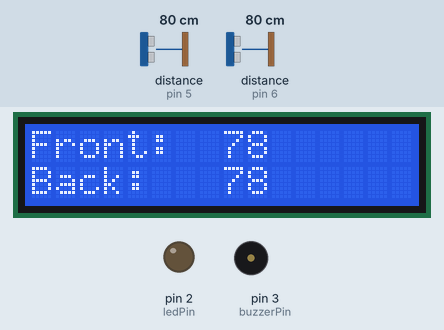
This sketch was run on a simulated Arduino Uno, built with avr-gcc and run on an emulated ATmega328P. On the bench: 16×2 character LCD, output pins drawn as LEDs (lit = HIGH), buzzer (waves = sounding). Wiring (inferred from the names in the program): 2 × ultrasonic range finder: trigger pin 4, echo pin 5 / trigger pin 9, echo pin 6. Dashed ring = blinking. Inputs (shaded band) come from the test bench; at power-on: distance to the obstacle (sensors on pin 5, pin 6) 80 cm. The echo pulse lasts 58.3 µs per cm; pins used as bus, display or sensor lines are not drawn; what the sketch prints to the serial monitor is not drawn.

Above: at 1.2 s.
1.3 s: distance to the obstacle (sensor on pin 5) set to 56 cm
At 2.7 s:
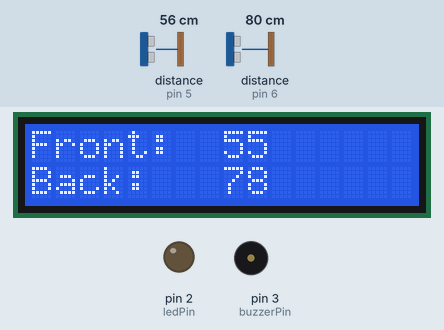
3.0 s: distance to the obstacle (sensor on pin 5) set to 47 cm
At 3.19 s:
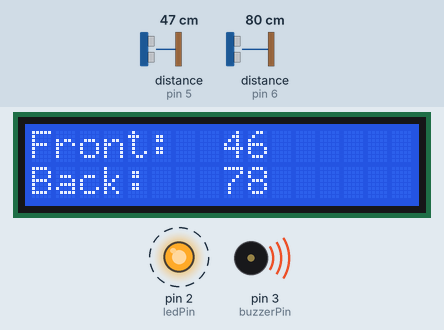
5.8 s: distance to the obstacle (sensor on pin 6) set to 2 cm
At 6.08 s:
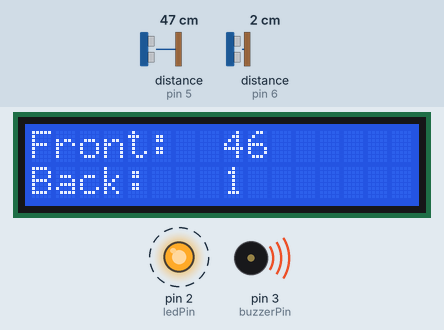
7.5 s: distance to the obstacle (sensor on pin 6) set to 9 cm
At 7.68 s:
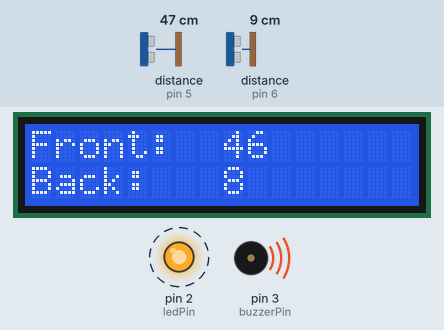
9.0 s: distance to the obstacle (sensor on pin 6) set to 12 cm
At 9.27 s:
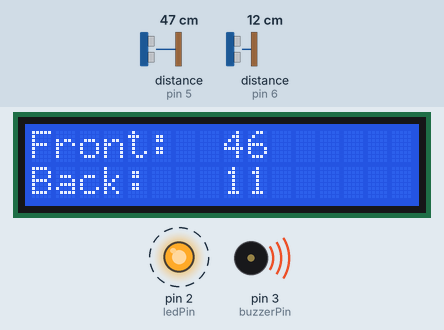
10.5 s: distance to the obstacle (sensor on pin 5) set to 12 cm
At 10.77 s:
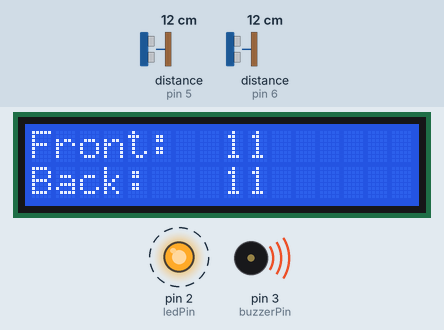
12.0 s: distance to the obstacle (sensor on pin 5) set to 9 cm
Timing chart, 0 to 14.5 s (numbered marks = the images above; inputs shaded):
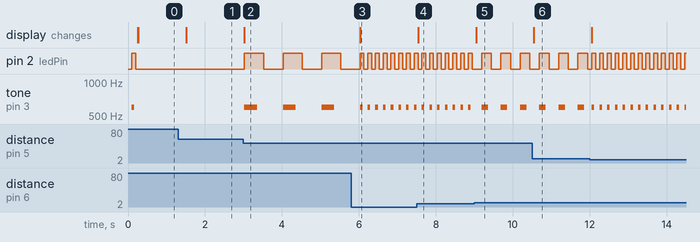

Measured:
- the behaviour switches between 51 and 50 cm on distance to the obstacle (sensor on pin 5) (found by bisection; images 1 and 2)
- the behaviour switches between 10 and 11 cm on distance to the obstacle (sensor on pin 6) (found by bisection; images 4 and 5)
- after the input at 1.3 s, the display: changes after 0.21 s (image 1)
- after the input at 3.0 s, pin 2 (ledPin): alternates HIGH for 0.50 s and LOW for 0.50 s, starting at once; tone on pin 3 (buzzerPin): alternates 600 Hz for 0.33 s and silent for 0.67 s, starting at once; the display: changes at once (image 2)
- after the input at 5.8 s, tone on pin 3 (buzzerPin): alternates 600 Hz for 0.07 s and silent for 0.13 s, starting after 0.30 s; the display: changes after 0.23 s (image 3)
- after the input at 7.5 s, the display: changes at once (image 4)
- after the input at 9.0 s, pin 2 (ledPin): alternates HIGH for 0.25 s and LOW for 0.25 s, starting after 0.19 s; tone on pin 3 (buzzerPin): alternates 600 Hz for 0.17 s and silent for 0.33 s, starting after 0.19 s; the display: changes at once (image 5)
- after the input at 10.5 s, the display: changes after 0.05 s (image 6)
- after the input at 12.0 s, pin 2 (ledPin): alternates HIGH for 0.10 s and LOW for 0.10 s, starting after 0.05 s; tone on pin 3 (buzzerPin): alternates 600 Hz for 0.07 s and silent for 0.13 s, starting after 0.05 s

The sketch:

Distanta.ino
```cpp
#include <LiquidCrystal.h>

const byte rs = 7;
const byte en = 8;
const byte d4 = 10;
const byte d5 = 11;
const byte d6 = 12;
const byte d7 = 13;

const int trigPinFront = 4;
const int trigPinBack = 9;
const int echoPinFront = 5;
const int echoPinBack = 6;
int distanceBack = 0;
int distanceFront = 0;

const int ledPin = 2;
byte ledState = LOW;

const int buzzerPin = 3;

const String clear = "       ";

const short readingDelay = 250;
unsigned long lastReadingTime = 0;
unsigned long previousMillis = 0;

const short slowDelay = 500;
const short mediumDelay = 250;
const short fastDelay = 100;

LiquidCrystal lcd(rs, en, d4, d5, d6, d7);

void setup() {
  // set up the LCD's number of columns and rows:
  lcd.begin(16, 2);

  // Print a message to the LCD.
  lcd.print("Front: ");

  lcd.setCursor(0, 1);
  lcd.print("Back: ");

  pinMode(trigPinFront, OUTPUT); // Sets the trigPin as an Output
  pinMode(trigPinBack, OUTPUT);
  pinMode(echoPinBack, INPUT); // Sets the echoPin as an Input
  pinMode(echoPinFront, INPUT);

  pinMode(ledPin, OUTPUT);

  Serial.begin(9600); // Starts the serial communication
}

int digitCount(int a)
{
  int cnt = 0;
  while (a) {
    cnt++;
    a/=10;
  }
}

void DistanceSensor(int echoPin, byte postion, int distance)
{
  Serial.print(postion);
  Serial.print(" ");
  Serial.println(distance);

  lcd.setCursor(8, postion);
  lcd.print(clear);
  if (distance < 1000) {
    lcd.setCursor(8 + digitCount(distance), postion);
    lcd.print(distance);
  }
}

void handleSensors()
{
  if (millis() - lastReadingTime > readingDelay) {
    lastReadingTime = millis();

    digitalWrite(trigPinFront, LOW);
    delayMicroseconds(2);

    digitalWrite(trigPinFront, HIGH);
    delayMicroseconds(10);
    digitalWrite(trigPinFront, LOW);

    long durationFront = pulseIn(echoPinFront, HIGH);
    distanceFront = durationFront*0.034/2;

    DistanceSensor(echoPinFront, 0, distanceFront);

    digitalWrite(trigPinBack, LOW);
    delayMicroseconds(2);

    digitalWrite(trigPinBack, HIGH);
    delayMicroseconds(10);
    digitalWrite(trigPinBack, LOW);

    long durationBack = pulseIn(echoPinBack, HIGH);
    distanceBack = durationBack*0.034/2;

    DistanceSensor(echoPinBack, 1, distanceBack);
  }
}

void updateLED(const short delay)
{
  if (millis() - previousMillis >= delay) {
      previousMillis = millis();
      if (ledState == LOW) {
        tone(buzzerPin, 600, delay / 1.5);
        ledState = HIGH;
      } else {
        noTone(buzzerPin);
        ledState = LOW;
      }
      digitalWrite(ledPin, ledState);
    }
}

void handleLED()
{
  if (distanceBack < 10 || distanceFront < 10) {
    updateLED(fastDelay);
  } else if (distanceBack < 25 || distanceFront < 25) {
    updateLED(mediumDelay);
  } else if (distanceBack < 50 || distanceFront < 50) {
    updateLED(slowDelay);
  } else {
    noTone(buzzerPin);
    ledState = LOW;
    digitalWrite(ledPin, ledState);
  }
}

void loop() {
  handleSensors();
  handleLED();
}
```
